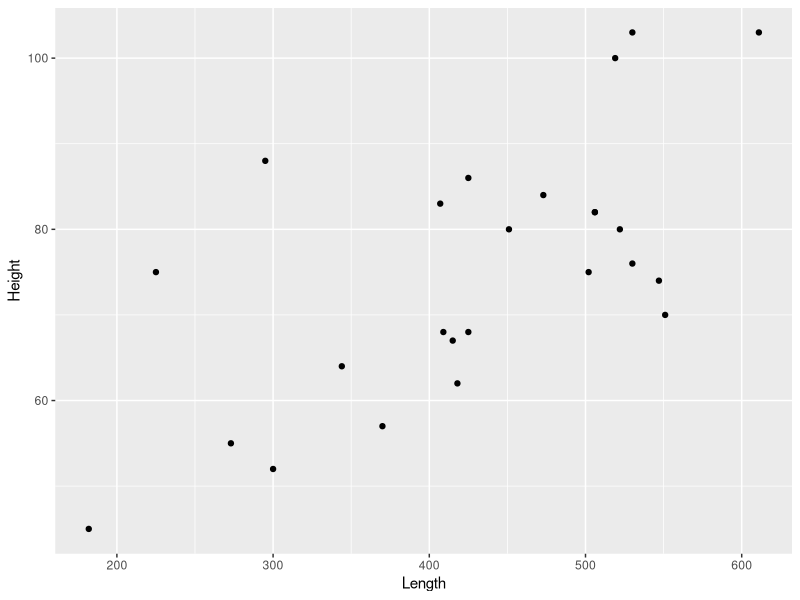
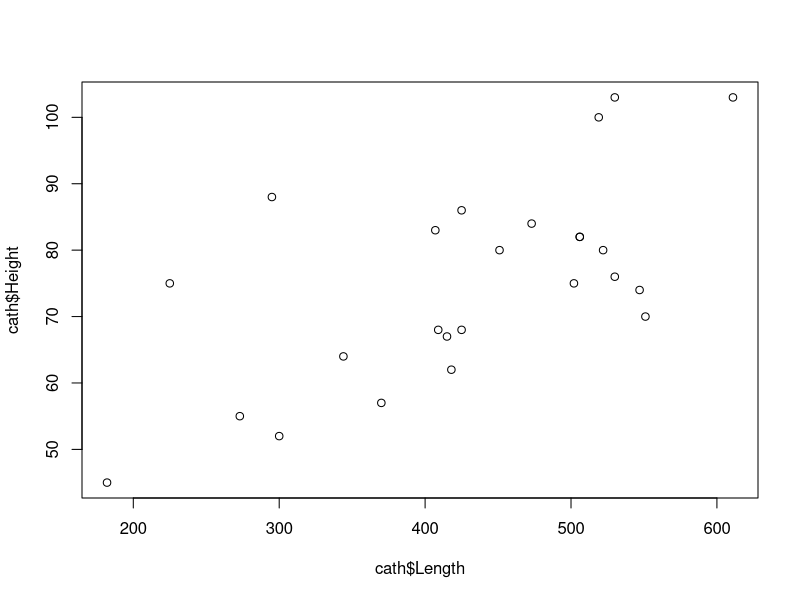
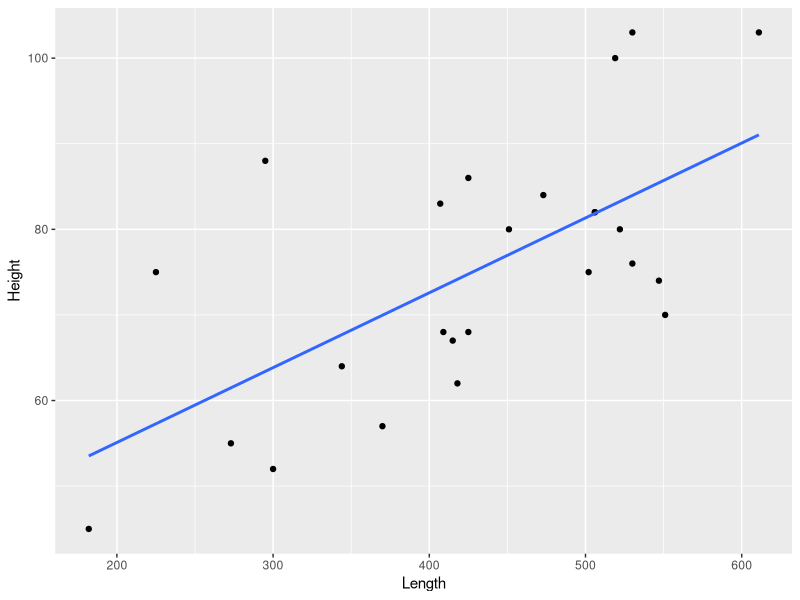
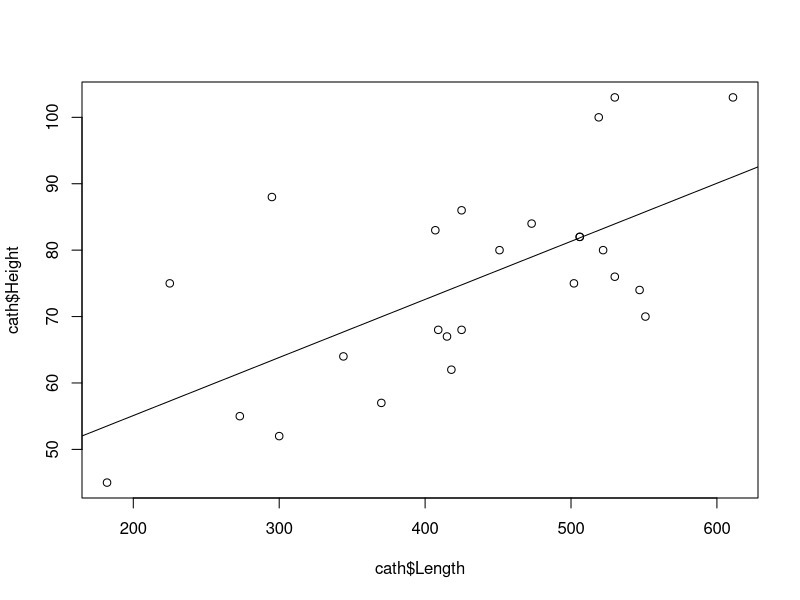
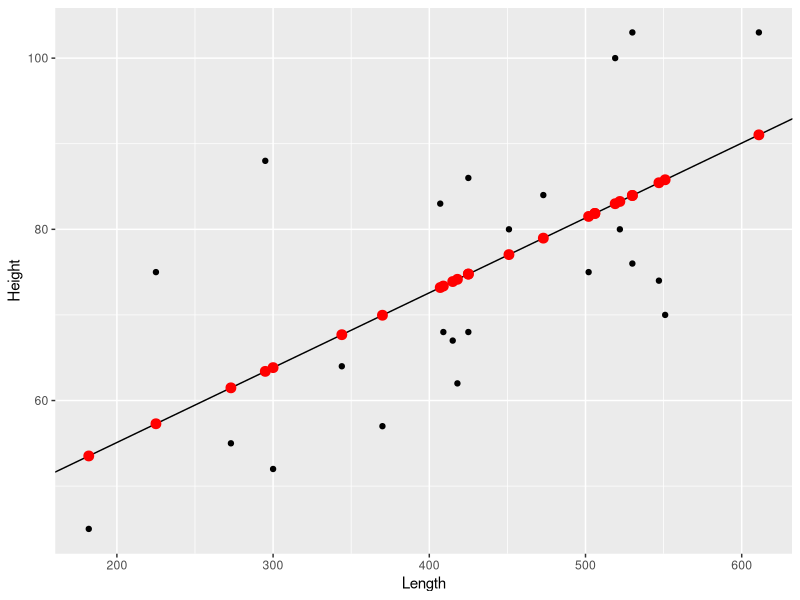
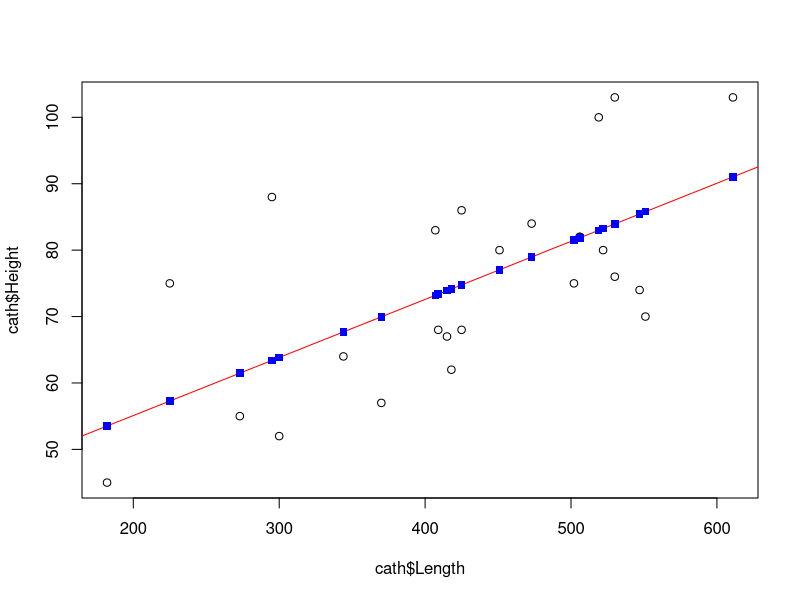
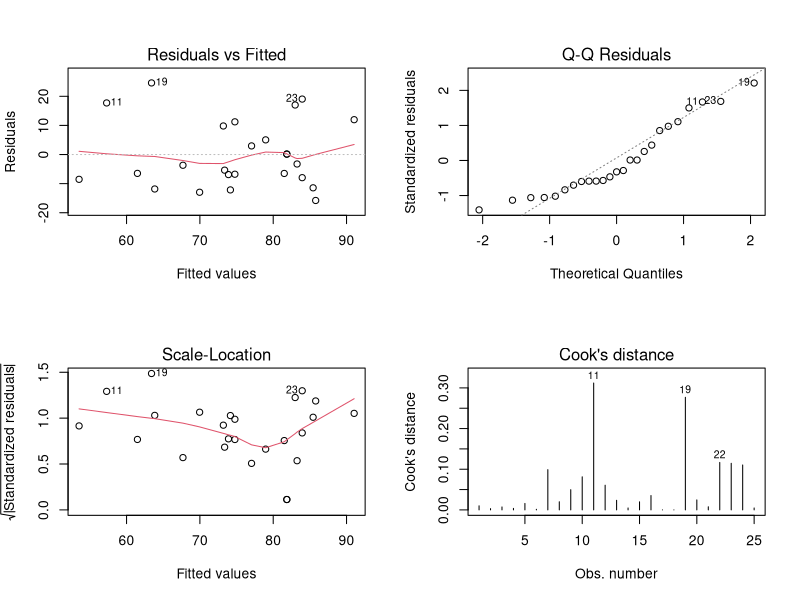
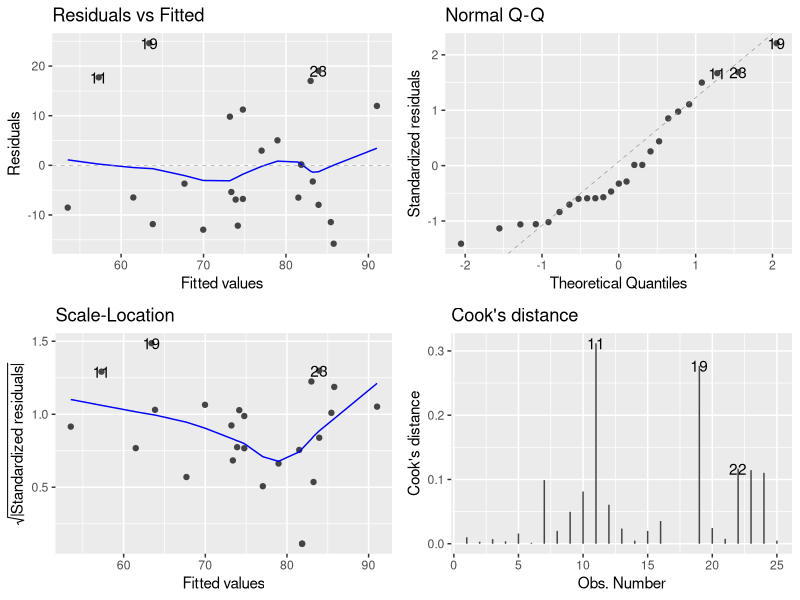

The R source for these figures, in order:
cath <- read.table('cathedral.txt',header = TRUE)
#cath=read.table(file.choose(),sep=";",header=T)
names(cath)

library(tidyverse)
library(MASS)


ggplot(cath) + geom_point(aes(x = Length, y = Height))
plot(cath$Length,cath$Height)
cor(cath$Height,cath$Length)

reg.simple <- lm(Height~Length, data = cath)
summary(reg.simple)
names(reg.simple)
names(summary(reg.simple))
reg.simple$coeff
coef(reg.simple)

#Affichage de la droite de regression

ggplot(cath,aes(x = Length, y = Height)) + geom_point() +
geom_smooth(method = lm, fullrange = TRUE, se = FALSE)

plot(cath$Length,cath$Height)
abline(reg.simple)

#Rajout des points ajustés
#Affichage de la droite de regression
ggplot(cath,aes(x = Length, y = Height)) + geom_point() +
  geom_abline(
               intercept = coef(reg.simple)[1],
               slope = coef(reg.simple)[2]
              ) +
geom_point(aes(x = Length, y = reg.simple$fitted.values),
           size = 3,color = 'Red')

plot(cath$Height~cath$Length)
abline(reg.simple,col = 'red')
points(cath$Length,reg.simple$fitted.values,pch = 15,col = 'blue')


#modele sans constante
reg.ss.simple <- lm(Height~Length-1, data = cath)
summary(reg.ss.simple)


#Analyse de residus
par(mfrow = c(2, 2))
plot(reg.simple, 1:4)

library(ggfortify)
autoplot(reg.simple,1:4)

#residus
reg.simple$residuals
residu.student <- rstudent(reg.simple)
residu.stantard <- rstandard(reg.simple)
n <- length(cath$Height)

#Quand l'échantillon ne contient pas de valeurs aberrantes, 
#95% des résidus studientisés se trouvent dans l'intervalle  
#et les autres 5% pas loin de ces limites. C'est le cas dans notre exemple puisque un résidu 
#seulement (sur 25) se trouvent à l'extérieur de l'intervalle

plot(1:n,residu.student,col = 'blue',xlab = 'Index',ylab = 'Résidus studentisés')
abline(-2,0)
abline(2,0)

ggplot(cath,aes(x = 1:n, y  = residu.student)) + 
  geom_point(color = "blue") +
  geom_abline(intercept = -2,slope = 0) +
  geom_abline(intercept = 2,slope = 0)

# Point Levier
#Afin d'identifier des éventuelles observations trop influentes 
#dans le jeu de données, on analyse les poids  
#des observations que l'on obtient par l'instruction suivante :

#levier
levier <- hatvalues(reg.simple)
p <- reg.simple$rank
seuil1 <- 2*p/n
seuil2 <- 3*p/n
ID <- (1:n)[levier > seuil1]
plot(1:n, levier,xlab = 'Index',ylab = 'Poids h_ii',
text(ID,levier[ID],ID,col = 'red',pos = 1))
abline(seuil1,0,lty = 2)
abline(seuil2,0,lty = 3)

#Distance de Cook
#La distance de Cook est une autre mesure 
#pour l'influence d'un individu sur l'estimation
#distance de Cook
cook <- cooks.distance(reg.simple)
s1 <- qf(0.5,p,n - p)
s2 <- qf(0.1,p,n - p)
ID <- (1:n)[levier > s2]
plot(1:n, cook, xlab = 'Index',ylab = 'Distance de Cook'
     ,text(ID,levier[ID],ID,col = 'red',pos = 1))
abline(s2,0,lty = 2)
abline(s1,0,lty = 3)

#prediction
xnew <- 312
val.pred <- coef(reg.simple)[1] + coef(reg.simple)[2]*xnew
val.pred
# par la fonction predict :
xnew <- data.frame(Length = xnew)
predict(reg.simple,xnew,interval = "pred")
